Frame 1 (no input): blank canvas, image omitted
Frame 60 (no input): blank canvas, image omitted
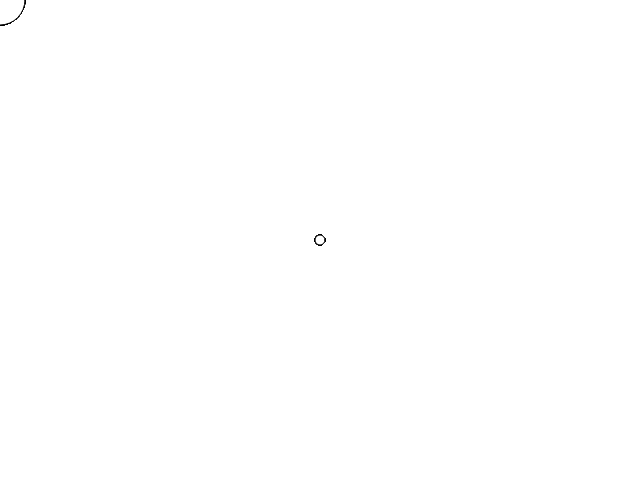
Frame 120 (the mouse pressed at the canvas centre since frame 60)

The p5.js sketch whose frames 1 and 60 were blank and that drew this single picture after the mouse press (run headless with seeded random() and noise() and a simulated clock; from frame 60 on, the mouse is pressed at the canvas centre):

// p5.js sketch
// ── sketch.js
function setup() {
  createCanvas(640, 480);
}

var ellipseSize = 50;

function draw() {
  if (mouseIsPressed) {
    ellipseSize = 10;
  } else {
    fill(255);
	ellipseSize = 50;
  }
  ellipse(mouseX, mouseY, ellipseSize, ellipseSize);
}

// ── flowers.js
var scaleSlider, nSlider, dSlider, rSlider,angleSlider, offsetSlider;
var k = 5;
var d = 5;
var n = 5;
var offset = 0;
var scale = 200;
var revolutions = 1;
var angle = 0.02;
var canvas;
var windowW = window.innerWidth;
var windowH = window.innerHeight;
var randR = Math.floor((Math.random() * 255) + 1);
var randG = Math.floor((Math.random() * 255) + 1);
var randB = Math.floor((Math.random() * 255) + 1);

var flower;

function setup() {
  canvas = createCanvas(windowW,windowH - 100);
  background(200, 200, 200);
  textSize(13);

  nSlider = createSlider(1,20,18,1);
  nSlider.position(20, 50);
  dSlider = createSlider(1,20,12,1);
  dSlider.position(20, 80);
  rSlider = createSlider(1,20,4,1);
  rSlider.position(20, 110);
  angleSlider = createSlider(0.01,1.0,0.02,0.01);
  angleSlider.position(20, 140);
  scaleSlider = createSlider(1,500,200,1);
  scaleSlider.position(20,170);
  offsetSlider = createSlider(-100,100,0,1);
  offsetSlider.position(20,200);

  var inputs = document.getElementsByTagName("input");
  for (var i = 0; i < inputs.length; i++)
  {
    inputs[i].addEventListener("input",drawFlower);
  }

  drawFlower();
}

function resize()
{
	windowH = Math.max(window.innerHeight,200);
	windowW = Math.max(window.innerWidth,200);
}
window.addEventListener("resize", resize);

function drawFlower()
{
  print("drawFlower called");
  canvas.size(windowW-6,windowH-6);

   n = nSlider.value();
   d = dSlider.value();
   k = n/d;
   angle = angleSlider.value();
   revolutions = rSlider.value();
   scale = scaleSlider.value();
   offset = offsetSlider.value();
   background(255);
   translate(width/2,height/2);

   stroke(13,13,13);
   strokeWeight(1);

   noFill();

   beginShape();
   for (var a = 0; a < PI * revolutions; a+= angle) {
     var r = scale * cos(k * a) + offset;
     var x = r * cos(a);
     var y = r * sin(a);
     var v = vertex(x,y);
   }
   endShape();

   translate(-(width/2),-(height/2));
   text("k: " + k, nSlider.x * 2 + nSlider.width, 35);
   text("n: " + n, nSlider.x * 2 + nSlider.width, 65);
   text("d: " + d, dSlider.x * 2 + dSlider.width, 95);
   text("r: " + revolutions, rSlider.x * 2 + rSlider.width, 125);
   text("angle: " + angle, angleSlider.x * 2 + angleSlider.width, 155);
   text("scale: " + scale, scaleSlider.x * 2 + scaleSlider.width, 185);
   text("offset: " + offset, offsetSlider.x * 2 + offsetSlider.width, 215);
   text("Flower gene: " + n +","+ d +","+ revolutions +","+ angle +","+ scale +","+ offset, nSlider.x, windowH - 50 );
   flower = [n,d,revolutions,angle,scale,offset];
}


function draw()
{


}

// ── style.css
body
{
  padding: 0;
  margin: 0;
}


canvas
{
  border: 3px solid grey;
}
/*
input[type=range] {
  -webkit-appearance: none;
  width: 100%;
  margin: 13.8px 0;
}
input[type=range]:focus {
  outline: none;
}

input[type=range]::-webkit-slider-runnable-track {
  width: 100%;
  height: 8.4px;
  cursor: pointer;
  box-shadow: 1px 1px 1px #000000, 0px 0px 1px #0d0d0d;
  background: #484861;
  border-radius: 1.3px;
  border: 0.2px solid #010101;
}
input[type=range]::-webkit-slider-thumb {
  box-shadow: 1px 1px 1px #000000, 0px 0px 1px #0d0d0d;
  border: 1px solid #000000;
  height: 36px;
  width: 16px;
  border-radius: 3px;
  background: #788fff;
  cursor: pointer;
  -webkit-appearance: none;
  margin-top: -14px;
}
input[type=range]:focus::-webkit-slider-runnable-track {
  background: #646487;
}
input[type=range]::-moz-range-track {
  width: 100%;
  height: 8.4px;
  cursor: pointer;
  box-shadow: 1px 1px 1px #000000, 0px 0px 1px #0d0d0d;
  background: #484861;
  border-radius: 1.3px;
  border: 0.2px solid #010101;
}
input[type=range]::-moz-range-thumb {
  box-shadow: 1px 1px 1px #000000, 0px 0px 1px #0d0d0d;
  border: 1px solid #000000;
  height: 36px;
  width: 16px;
  border-radius: 3px;
  background: #788fff;
  cursor: pointer;
}
input[type=range]::-ms-track {
  width: 100%;
  height: 8.4px;
  cursor: pointer;
  background: transparent;
  border-color: transparent;
  color: transparent;
}
input[type=range]::-ms-fill-lower {
  background: #2c2c3b;
  border: 0.2px solid #010101;
  border-radius: 2.6px;
  box-shadow: 1px 1px 1px #000000, 0px 0px 1px #0d0d0d;
}
input[type=range]::-ms-fill-upper {
  background: #484861;
  border: 0.2px solid #010101;
  border-radius: 2.6px;
  box-shadow: 1px 1px 1px #000000, 0px 0px 1px #0d0d0d;
}
input[type=range]::-ms-thumb {
  box-shadow: 1px 1px 1px #000000, 0px 0px 1px #0d0d0d;
  border: 1px solid #000000;
  height: 36px;
  width: 16px;
  border-radius: 3px;
  background: #788fff;
  cursor: pointer;
  height: 8.4px;
}
input[type=range]:focus::-ms-fill-lower {
  background: #484861;
}
input[type=range]:focus::-ms-fill-upper {
  background: #646487;
}*/
